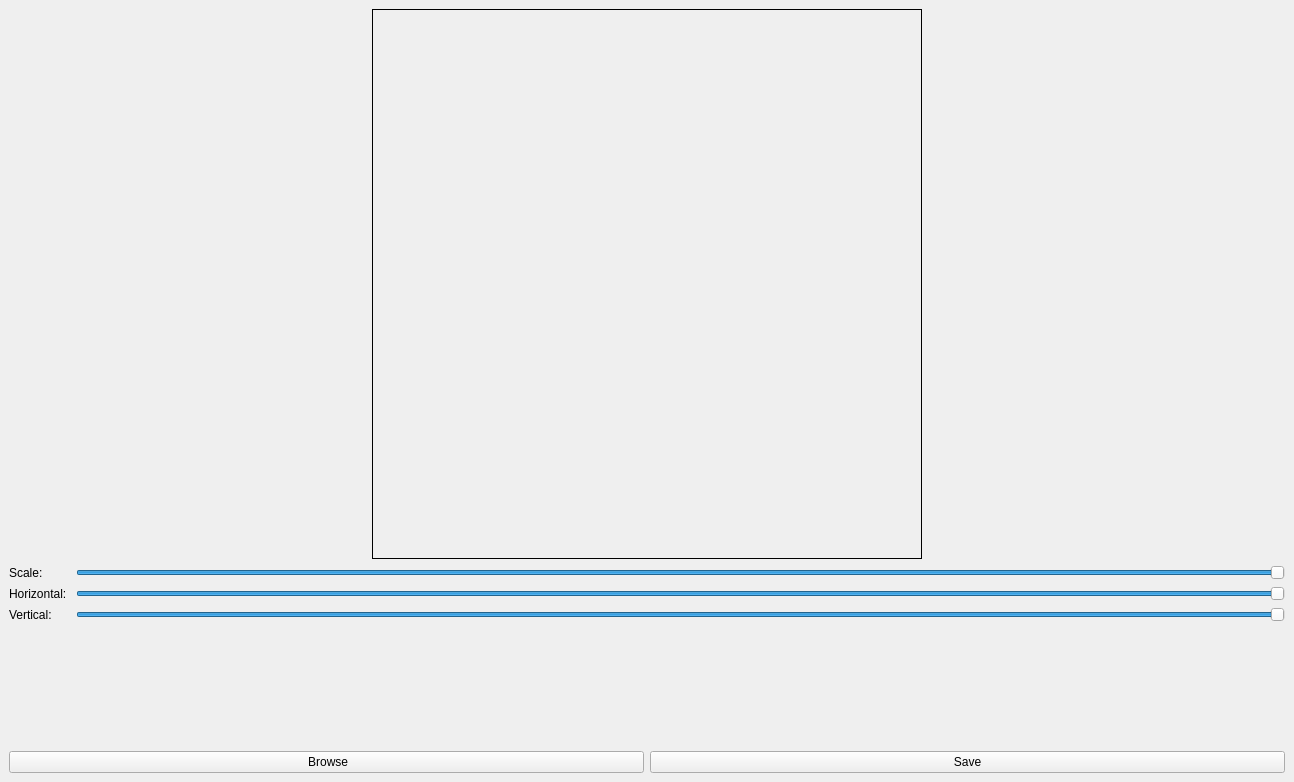
<?xml version="1.0" encoding="UTF-8"?>
<ui version="4.0">
 <class>MainWindow</class>
 <widget class="QMainWindow" name="MainWindow">
  <property name="geometry">
   <rect>
    <x>0</x>
    <y>0</y>
    <width>1294</width>
    <height>782</height>
   </rect>
  </property>
  <property name="windowTitle">
   <string>MainWindow</string>
  </property>
  <widget class="QWidget" name="centralwidget">
   <layout class="QVBoxLayout" name="verticalLayout">
    <item>
     <layout class="QHBoxLayout" name="horizontalLayout">
      <item>
       <spacer name="horizontalSpacer_2">
        <property name="orientation">
         <enum>Qt::Horizontal</enum>
        </property>
        <property name="sizeHint" stdset="0">
         <size>
          <width>40</width>
          <height>20</height>
         </size>
        </property>
       </spacer>
      </item>
      <item>
       <widget class="QLabel" name="image_frame">
        <property name="minimumSize">
         <size>
          <width>550</width>
          <height>550</height>
         </size>
        </property>
        <property name="maximumSize">
         <size>
          <width>550</width>
          <height>550</height>
         </size>
        </property>
        <property name="frameShape">
         <enum>QFrame::Box</enum>
        </property>
        <property name="textFormat">
         <enum>Qt::PlainText</enum>
        </property>
       </widget>
      </item>
      <item>
       <spacer name="horizontalSpacer">
        <property name="orientation">
         <enum>Qt::Horizontal</enum>
        </property>
        <property name="sizeHint" stdset="0">
         <size>
          <width>40</width>
          <height>20</height>
         </size>
        </property>
       </spacer>
      </item>
     </layout>
    </item>
    <item>
     <layout class="QFormLayout" name="formLayout">
      <item row="0" column="0">
       <widget class="QLabel" name="label_2">
        <property name="text">
         <string>Scale: </string>
        </property>
       </widget>
      </item>
      <item row="1" column="0">
       <widget class="QLabel" name="label_3">
        <property name="text">
         <string>Horizontal: </string>
        </property>
       </widget>
      </item>
      <item row="2" column="0">
       <widget class="QLabel" name="label_4">
        <property name="text">
         <string>Vertical: </string>
        </property>
       </widget>
      </item>
      <item row="0" column="1">
       <widget class="QSlider" name="scale_slider">
        <property name="minimum">
         <number>1</number>
        </property>
        <property name="maximum">
         <number>100</number>
        </property>
        <property name="pageStep">
         <number>1</number>
        </property>
        <property name="value">
         <number>100</number>
        </property>
        <property name="orientation">
         <enum>Qt::Horizontal</enum>
        </property>
       </widget>
      </item>
      <item row="1" column="1">
       <widget class="QSlider" name="horizontal_slider">
        <property name="minimum">
         <number>1</number>
        </property>
        <property name="maximum">
         <number>100</number>
        </property>
        <property name="pageStep">
         <number>1</number>
        </property>
        <property name="value">
         <number>100</number>
        </property>
        <property name="orientation">
         <enum>Qt::Horizontal</enum>
        </property>
       </widget>
      </item>
      <item row="2" column="1">
       <widget class="QSlider" name="vertical_slider">
        <property name="minimum">
         <number>1</number>
        </property>
        <property name="maximum">
         <number>100</number>
        </property>
        <property name="pageStep">
         <number>1</number>
        </property>
        <property name="value">
         <number>100</number>
        </property>
        <property name="orientation">
         <enum>Qt::Horizontal</enum>
        </property>
       </widget>
      </item>
     </layout>
    </item>
    <item>
     <layout class="QHBoxLayout" name="horizontalLayout_2">
      <property name="topMargin">
       <number>0</number>
      </property>
      <item>
       <widget class="QPushButton" name="browse_button">
        <property name="text">
         <string> Browse</string>
        </property>
       </widget>
      </item>
      <item>
       <widget class="QPushButton" name="save_button">
        <property name="text">
         <string>Save</string>
        </property>
       </widget>
      </item>
     </layout>
    </item>
   </layout>
  </widget>
 </widget>
 <resources/>
 <connections/>
</ui>
